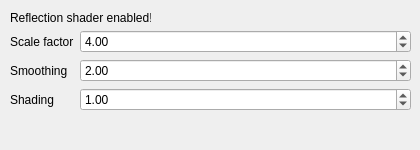
     <widget class="QWidget" name="tab_8">
      <attribute name="title">
       <string>Reflection</string>
      </attribute>
      <widget class="QLabel" name="label_25">
       <property name="geometry">
        <rect>
         <x>10</x>
         <y>10</y>
         <width>141</width>
         <height>16</height>
        </rect>
       </property>
       <property name="text">
        <string>Reflection shader enabled!</string>
       </property>
      </widget>
      <widget class="QWidget" name="layoutWidget_2">
       <property name="geometry">
        <rect>
         <x>10</x>
         <y>30</y>
         <width>401</width>
         <height>111</height>
        </rect>
       </property>
       <layout class="QFormLayout" name="formLayout_6">
        <item row="0" column="0">
         <widget class="QLabel" name="label_26">
          <property name="text">
           <string>Scale factor</string>
          </property>
         </widget>
        </item>
        <item row="0" column="1">
         <widget class="QDoubleSpinBox" name="scaleSpinBox_2">
          <property name="value">
           <double>4.000000000000000</double>
          </property>
         </widget>
        </item>
        <item row="1" column="0">
         <widget class="QLabel" name="label_27">
          <property name="text">
           <string>Smoothing</string>
          </property>
         </widget>
        </item>
        <item row="1" column="1">
         <widget class="QDoubleSpinBox" name="smoothSpinBox_2">
          <property name="value">
           <double>2.000000000000000</double>
          </property>
         </widget>
        </item>
        <item row="2" column="0">
         <widget class="QLabel" name="label_28">
          <property name="text">
           <string>Shading</string>
          </property>
         </widget>
        </item>
        <item row="2" column="1">
         <widget class="QDoubleSpinBox" name="shadeSpinBox_2">
          <property name="value">
           <double>1.000000000000000</double>
          </property>
         </widget>
        </item>
       </layout>
      </widget>
     </widget>
